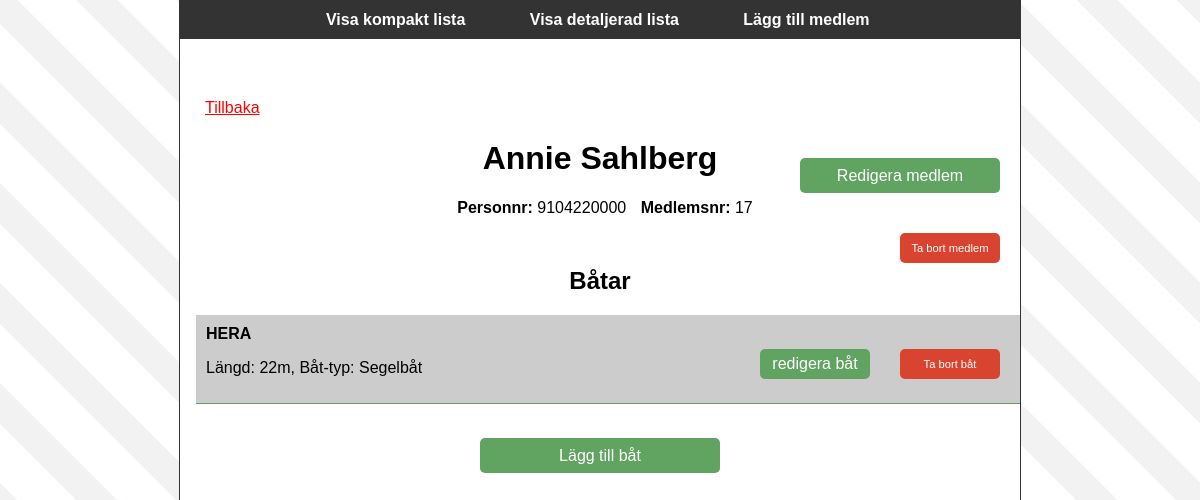
Page /?action=show&portfolio=17 on the earlier database version.
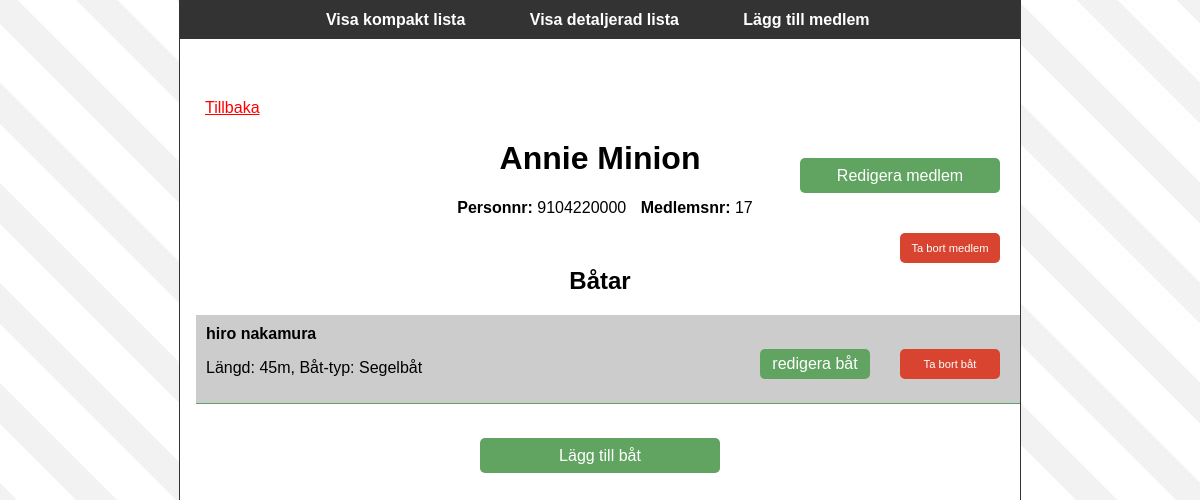
Same page on the later database version.
### tables this page shows
CREATE TABLE IF NOT EXISTS `member` (
  `memberid` int(11) NOT NULL AUTO_INCREMENT,
  `name` varchar(30) NOT NULL,
  `surname` varchar(150) NOT NULL,
  `personalcn` varchar(12) NOT NULL,
  PRIMARY KEY (`memberid`)
);

CREATE TABLE IF NOT EXISTS `boat` (
  `boatid` int(11) NOT NULL AUTO_INCREMENT,
  `name` varchar(60) NOT NULL,
  `length` int(10) NOT NULL,
  `ownerMemberFK` varchar(255) NOT NULL,
  `boatTypeFK` int(11) NOT NULL,
  PRIMARY KEY (`boatid`)
);

### src/controller/c_member.php (called while the page is built, shortened)
<?php
require_once("./src/view/v_member.php");
require_once('./src/model/m_memberRepository.php');
class MemberController {
	private $portfolioView;
	private $repository;
	private $memberView;
	public function __construct() {
		$this->portfolioView = new \view\PortfolioView();
		$this->memberView = new \view\MemberView();
		$this->memberRepository = new \model\MemberRepository();
	}
	public function show() {
		if ($this->portfolioView->visitorHasChosenPortfolio() == false) {
			return $this->portfolioView->showAll($this->repository->toCompactList());
		} else {
			$owner = $this->memberRepository->get($this->portfolioView->getOwner());
			return $this->memberView->show($owner);
		}
	}
}

### src/controller/c_navigation.php (called while the page is built, shortened)
<?php
require_once('./src/view/v_navigation.php');
require_once('./src/controller/c_member.php');
class Navigation {
	public function doControll() {
		try {
			switch (\view\NavigationView::getAction()) {
				case \view\NavigationView::$actionShowMember:
					$controller = new MemberController();
					return $controller->show();
					break;
			}
		} catch (\Exception $e) {
			error_log($e->getMessage() . "\n", 3, \Settings::$ERROR_LOG);
			if (\Settings::$DO_DEBUG) {
				throw $e;
			} else {
				\view\NavigationView::RedirectToErrorPage();
				die();
			}
		}
	}
}

### src/model/m_member.php (called while the page is built, shortened)
<?php
require_once('./src/model/m_boatList.php');
class Member {
	private $memberId;
	private $name;
	private $surname;
	private $personalCn;
	private $boats;
	public function __construct($name, $surname, $personalCn , BoatList $boats = NULL, $memberId = NULL) {
		if ($memberId == NULL) {
			$this->memberId = 0;
		}
		else {
			$this->memberId =$memberId;
		}
		$this->boats = ($boats == NULL) ? new BoatList(): $boats;
		$this->name = $name;
		$this->surname = $surname;
		$this->personalCn = $personalCn;
	}
	public function getName() {
		return $this->name;
	}
	public function getSurname() {
		return $this->surname;
	}
	public function getPersonalCn() {
		return $this->personalCn;
	}
	public function getMemberId() {
		return $this->memberId;
	}
	public function add(\model\Boat $boat) {
		$this->boats->add($boat);
	}
	public function getBoats() {
		return $this->boats;
	}
}

### src/model/m_memberRepository.php (called while the page is built, shortened)
<?php
require_once ('./src/model/m_member.php');
class MemberRepository extends base\Repository {
	private static $memberId = 'memberid';
	private static $name = 'name';
	private static $surname = 'surname';
	private static $personalCn ='personalcn';
	private static $boatTable = 'boat';
	public function __construct() {
		$this -> dbTable = 'member';
	}
	public function get($unique) {
		$db = $this -> connection();
		$sql = "SELECT * FROM $this->dbTable WHERE " . self::$memberId . " = ?";
		$params = array($unique);
		$query = $db -> prepare($sql);
		$query -> execute($params);
		$result = $query -> fetch();
		if ($result) {
			$member = new \model\Member( $result[self::$name], $result[self::$surname],$result[self::$personalCn], NULL, $result[self::$memberId]);
			$sql = "SELECT * FROM ".self::$boatTable. " WHERE ".BoatRepository::$owner." = ?";
			$query = $db->prepare($sql);
			$query->execute (array($result[self::$memberId]));
			$boats = $query->fetchAll();
			foreach($boats as $boat) {
				$newBoat = new Boat($boat['boatid'],$boat['name'], $boat['length'], $boat['boatTypeFK'], $boat['ownerMemberFK']);
				$member->add($newBoat);
			}
			return $member;
		}
		return NULL;
	}
}

### src/model/m_boatList.php (called while the page is built, shortened)
<?php
class BoatList {
	private $boats;
	public function __construct() {
		$this->boats = array();
	}
	public function toArray() {
		return $this->boats;
	}
	public function add(Boat $boat) {
		if (!$this->contains($boat))
			$this->boats[] = $boat;
	}
	public function contains(Boat $boat) {
		return false;
	}
}

### src/model/m_boat.php (called while the page is built, shortened)
<?php
class Boat {
	public $boatid;
	public $name;
	public $type;
	public $length;
	public function __construct($boatid, $name, $length, $type, $owner) {
		$this->boatid = $boatid;
		$this->name = $name;
		$this->type = $type;
		$this->length = $length;
	}
	public function getBoatId() {
		return $this->boatid;
	}
	public function getName() {
		return $this->name;
	}
	public function getLength() {
		return $this->length;
	}
	public function getBoatType() {
		switch ($this->type) {
			case '1':
				return "Segelbåt";
				break;
		}
	}
}

### src/view/v_member.php (the view, shortened to what this page needs)
<?php
class MemberView {
	private static $getOwner = "member";
	private static $getBoat= "boat";
	public function show(\model\Member $member) {
		$boatArray = $member->getBoats()->toArray();
		$ret = "<a href='./' class= 'back'>Tillbaka</a>";
		$ret .= '<h1>' . $member->getName() . " " . $member->getSurname() . '</h1>';
		$ret .= "<p><span>Personnr: </span>" .$member->getPersonalcn(). " <span> Medlemsnr: </span>" .$member->getMemberId() . "</p>";
		$ret .= "<a href='?action=".NavigationView::$actionUpdateMember."&amp;".self::$getOwner."=" .
					urlencode($member->getMemberId()) ."' class = 'updateBtn'> Redigera medlem </a>";
		$ret .= "<a href='?action=".NavigationView::$actionDeleteMember."&amp;".self::$getOwner."=" .
					urlencode($member->getMemberId()) ."' class = 'deleteBtnMember'> Ta bort medlem </a>";
		$ret .= "<h2>Båtar</h2>";
		$ret .= "<ul id='boats'>";
		foreach($boatArray as $boat) {
			$ret .= "<li><span> ".$boat->getName()." </span><p> Längd: ".$boat->getLength() . "m,";
			$ret .= " Båt-typ: ". $boat->getBoatType()."</p></li>";
			$ret .= "<a href='?action=".NavigationView::$actionUpdateBoat. "&amp;".self::$getBoat."=" .
					urlencode($boat->getBoatId()) ."&amp;".self::$getOwner."=" .
					urlencode($member->getMemberId()) ."'";
			$ret .= "class = 'updateBtnBoat'>redigera båt</a>&nbsp;";
			$ret .= "<a href='?action=".NavigationView::$actionDeleteBoat. "&amp;".self::$getBoat."=" .
					urlencode($boat->getBoatId()) ."&amp;".self::$getOwner."=" .
					urlencode($member->getMemberId()) ."'";
			$ret .= "class = 'deleteBtnBoat'>Ta bort båt</a>&nbsp;";
		}
		$ret .= "</ul>";
		$ret .= "<a href='?".NavigationView::$action."=".NavigationView::$actionAddBoat."&".NavigationView::$id."=".$member->getMemberId()."'";
		$ret .= "class = 'addBtn'>Lägg till båt</a>&nbsp;";
		return $ret;
	}
}

### index.php
<?php
require_once("src/view/HTMLView.php");
require_once("src/controller/c_navigation.php");
$view = new \view\HTMLView();
$navigation = new \controller\Navigation();
$htmlBody = $navigation->doControll();
$head = '<link rel="stylesheet" type="text/css" href="css/main.css">';
$view->echoHTML("Den glade piraten- Home", $head, $htmlBody);

### src/view/HTMLView.php (shortened to what this page needs)
<?php
  class HTMLView {
		public function echoHTML($title, $head, $body) {
			$html = "
				<!DOCTYPE html>
				<html>
				<head>
				<meta charset=\"utf-8\">
				<title>".$title."</title>
			    $head
				</head>
				<body>";
			$html .= "<div id='page'> ";
			$html .= \view\NavigationView::getMenu();
			$html .= "$body
				</div>
				</body>
				</html>";
			echo $html;
		}
}

### src/view/v_navigation.php (shortened to what this page needs)
<?php
class NavigationView {
	public static $action = 'action';
	public static $actionShowAll = 'showAll';
	public static $actionShowDetailedMemberlist = "showDetailedMemberlist";
	public static $actionAddMember = 'add';
	public static function getMenu(){
		$html = "<div id='menu'>";
		$html .= "<a href='?".self::$action."=".self::$actionShowAll."'>Visa kompakt lista</a>&nbsp;";
		$html .= "<a href='?".self::$action."=".self::$actionShowDetailedMemberlist."'>Visa detaljerad lista</a>&nbsp;";
		$html .= "<a href='?".self::$action."=".self::$actionAddMember."'>Lägg till medlem</a>&nbsp;";
		$html .= "</div>";
		return $html;
	}
}

### css/main.css (style rules this page uses)
body { overflow-y: scroll; width:100%; height:100%; margin:0 auto; overflow-x: hidden; font-family:"Georgia", sans-serif; position:relative; background:#F6F6F6; background: url(../images/seamless.jpg); color:#000; }
#page { width:70%; margin:0 auto; text-align:center; background: #FFF; min-height:800px; height:100%; height: auto !important; padding-bottom:100px; border:1px solid #333; border-bottom: none; }
h2 { padding-top:30px; }
span { font-weight:bold; padding-left:10px; }
a { min-width:80px; height:10px; width:100%; padding:10px; text-decoration:none; color:#000; }
#menu { width:100%; background:#333333; display:block; height:100%; padding: 10px 0; margin-bottom: 50px; }
#menu a { padding:30px; font-weight:bold; color:#FFF; }
li:nth-child(odd) { background: #FFF; }
.deleteBtn, .updateBtn, .deleteBtnMember, .updateBtnBoat , .deleteBtnBoat { display:block; height:100%; float:right; width:200px; text-align:center; padding:10px 20px; padding-right:0px; padding-left: 0px; margin-right:20px; margin-top:-75px; color:#FFF; background:#61a360; border-radius:5px; line-height:15px; }
.deleteBtnMember { margin-top:0px; width:100px; font-size:.7em; line-height:10px; background:#D8442F; }
.deleteBtnBoat { margin-top:-55px;; width:100px; font-size:.7em; line-height:10px; background:#D8442F; float:right; }
.updateBtnBoat { margin-top:-55px; margin-right:150px; width:110px; line-height:10px; }
.addBtn { display:block; height:100%; width:200px; text-align:center; padding:10px 20px; color:#FFF; background:#61a360; border-radius:5px; line-height:15px; margin:0 auto; }
.back { display:block; text-align:left; margin-left:15px; text-decoration: underline; color:red; }
#boats li { list-style-type:none; padding:10px; margin-left:-1.5em; text-align:left; border-bottom: 1px solid #61a360; background-color:#CCC; }
#boats span { padding-left:0; }

Differences in the rows shown:
removed boat: name "HERA", length "22", boatTypeFK "Segelbåt"
changed member "Annie": surname "Sahlberg" → "Minion"
added boat: name "hiro nakamura", length "45", boatTypeFK "Segelbåt"
